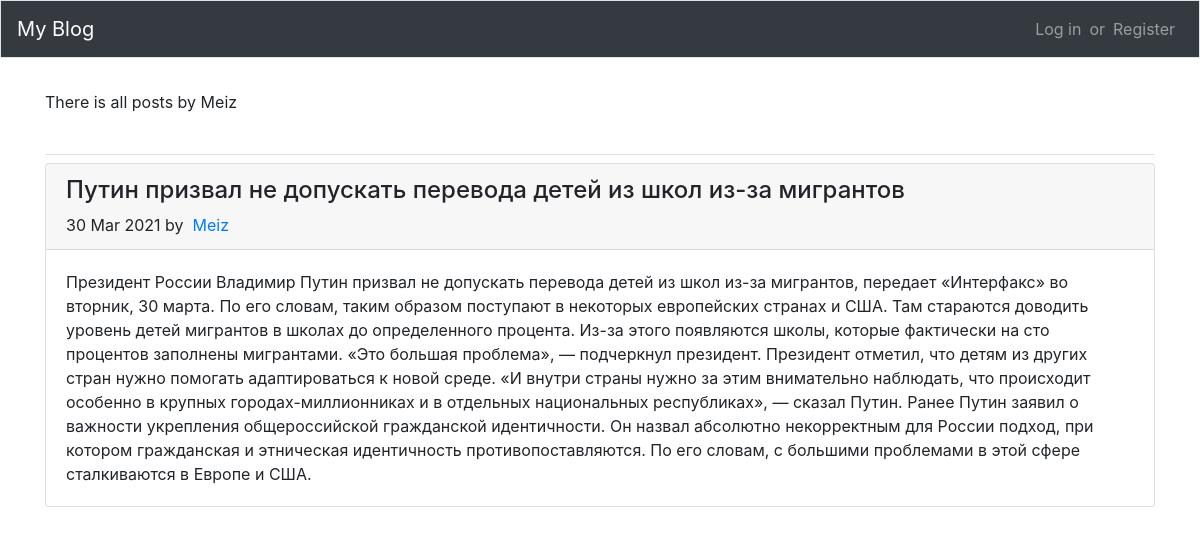
The page /users_posts/?user=Meiz on the database as committed earlier.
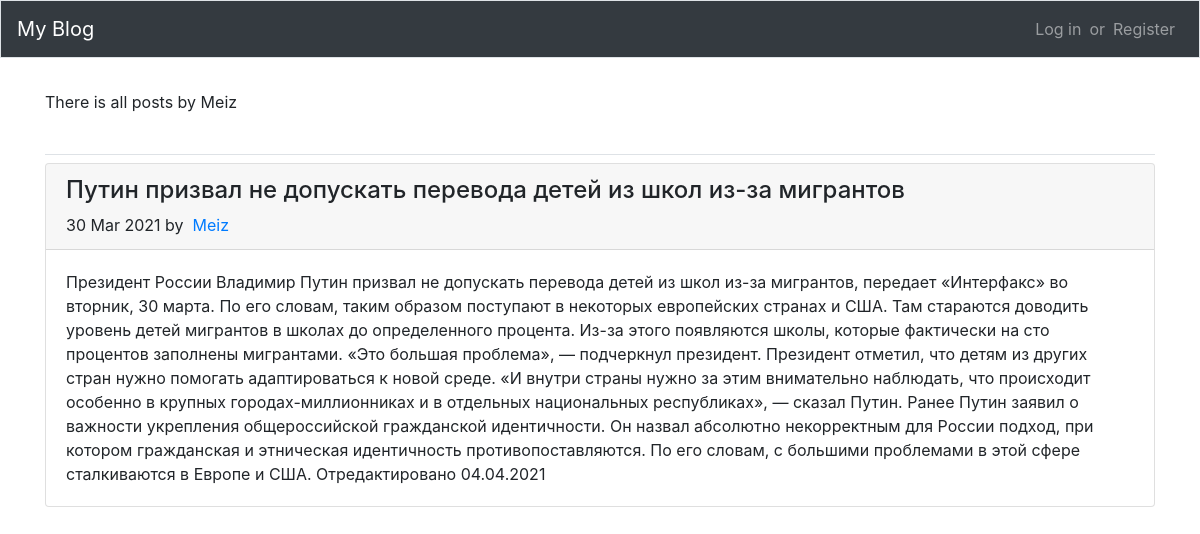
The same page on the database as committed later.
### blogs/models.py (models this page shows, shortened)
class BlogPost(models.Model):
    owner = models.ForeignKey(User, on_delete=models.CASCADE)
    title = models.CharField(max_length=100)
    text = models.TextField()
    date_added = models.DateTimeField(auto_now_add=True)

### blogs/views.py (the view)
# urls.py: path('users_posts/', views.users_posts, name='users_posts'),
def users_posts(request):
    if request.method != 'POST':
        user_id = User.objects.get(username=request.GET['user'])
        posts = BlogPost.objects.all().filter(owner=user_id).order_by('-date_added')
        context = {'posts': posts, 'owner': user_id}
    return render(request, 'blogs/users_posts.html', context)

### blogs/templates/blogs/users_posts.html (shortened to what this page needs)
{% extends 'blogs/base.html' %}
{% load bootstrap4 %}
{% block page_header %}
    <div class="nav-item align-content-lg-center">
        <span class="navbar-text">There is all posts by {{ owner }}</span>
    </div>
{% endblock page_header %}
{% block content %}
<div>
      {% for post in posts %}
        <div class="card mb-5">
          <div class="card-header">
              <h4>{{ post.title }}</h4>
              <span class="d-inline-flex">
                  {{ post.date_added|date:'d M Y' }}
              </span>
              <span class="d-inline-flex mr-auto">
                by &nbsp;
                <a href="{% url 'blogs:users_posts' %}?user={{ post.owner }}"
                   title="Все посты {{ post.owner }}">
                    {{ post.owner }}
                </a>
              </span>
          </div>
          <div class="card-body">
            {{ post.text }}
          </div>
        </div>
      {% empty %}
        <p>No posts yet</p>
      {% endfor %}
</div>
{% endblock content %}

Rows that differ between the two databases and show on the page:
changed BlogPost "Путин призвал не допускать перевода детей из школ из-за мигрантов": text "…в Европе и США." → "…в Европе и США. Отредактировано 04.04.2021"
